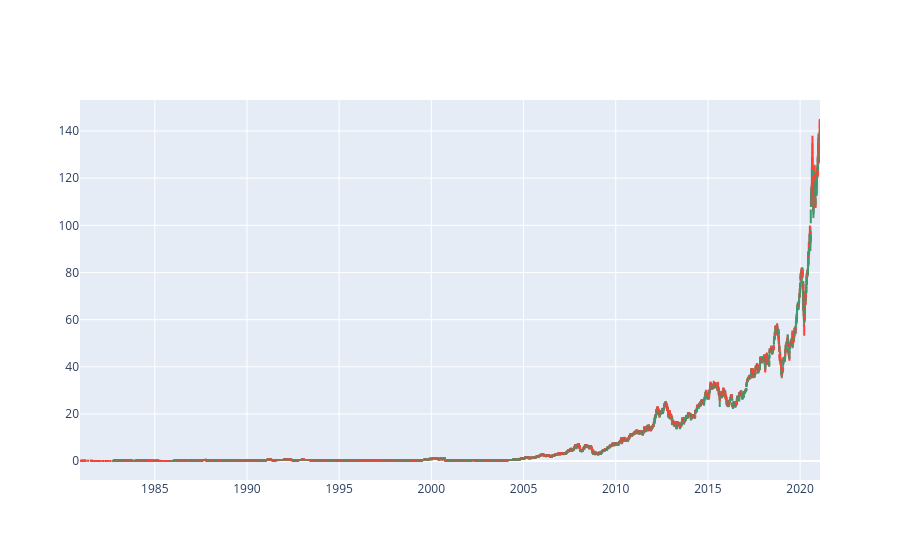

The notebook cell saved with this chart:
### Code cell
fig = go.Figure(data=[go.Candlestick(
    x=df.index,
    open=df['Open'],
    high=df['High'],
    low=df['Low'],
    close=df['Close']
)])

fig.update_layout(
    xaxis_rangeslider_visible=False
)

fig.show()

### Figure 1 — Plotly figure (JSON) as saved in the notebook; plotly's stock layout.template omitted (floating-point values rounded to 4 significant figures; data arrays with more than 128 entries replaced by an {"elided": "..."} marker saying what was removed)
{"data": [{"close": {"elided": "10118 float values"}, "high": {"elided": "10118 float values"}, "low": {"elided": "10118 float values"}, "open": {"elided": "10118 float values"}, "type": "candlestick", "x": {"elided": "10118 str values"}}], "layout": {"xaxis": {"rangeslider": {"visible": false}}}}
